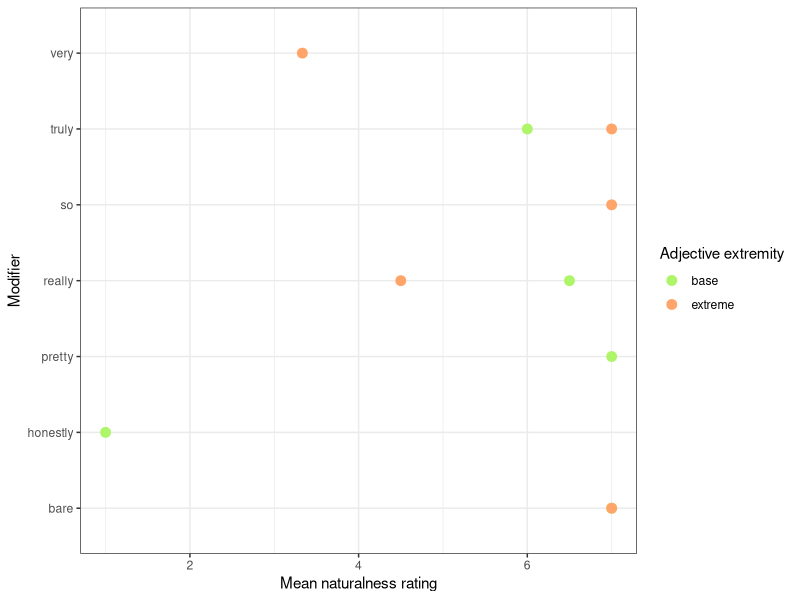

Source code (R):
## ---- chunk 1
library(tidyverse)
library(jsonlite)
library(stringr)

positiveAdjectives = c("delicious", "tasty", "large", "enormous", "pretty", "gorgeous", "clean", "spotless", "happy", "ecstatic")
negativeAdjectives = c("bad", "disgusting", "small", "miniscule", "hideous", "ugly", "dirty", "filthy", "angry", "furious")
baseAdjectives = c("tasty", "large", "pretty", "clean", "happy", "bad", "small", "ugly", "dirty", "angry")
extremeAdjectives = c("delicious", "enormous", "gorgeous", "spotless", "ecstatic", "disgusting", "minuscule", "hideous", "filthy", "furious")
subjectiveAdjectives = c("delicious", "tasty", "pretty", "gorgeous", "bad", "disgusting", "hideous", "ugly", "angry", "furious")
objectiveAdjectives = c("large", "enormous", "clean", "spotless", "small", "miniscule", "dirty", "filthy")

## ---- chunk 2
testData <- read_csv("qv4w1xej9s_null.csv")

df <- testData %>%
  filter(!is.na(responses)) %>% 
  mutate(parsed = lapply(responses, fromJSON)) %>%
  tidyr::unnest_wider(parsed) %>%
  select(-responses) %>% 
  mutate(stimType = ifelse(frame %in% c(1,2,3,4,5,6,7,8,9),"critical", "filler")) %>% 
  mutate(combo = ifelse(is.na(modifier), adjective, str_c(modifier," ",adjective))) %>% 
  mutate(valence = ifelse(adjective %in% positiveAdjectives, "positive", "negative"),
         extremity = ifelse(adjective %in% extremeAdjectives, "extreme", "base"),
         objectivity = ifelse(adjective %in% objectiveAdjectives, "objective", "subjective")) %>% 
  mutate(FullCondition = str_c(valence, " ", extremity, " ", objectivity)) %>% 
  mutate(modifier = ifelse(is.na(modifier), "bare", modifier))
## ---- chunk 3
df %>% 
  filter(stimType == "critical") %>% 
  group_by(modifier,extremity) %>% 
  summarize(meanNaturalness = mean(natural)) %>% 
  ggplot(aes(x=modifier, y=meanNaturalness, color = extremity)) +
  geom_point(size = 3) + 
  theme_bw() + 
  coord_flip() + 
  ylim(1,7) + 
  labs(
    y = "Mean naturalness rating",
    x = "Modifier",
    color = "Adjective extremity"
  ) + 
  scale_color_manual(values = c("#aff56a", "#ffa56a"))
